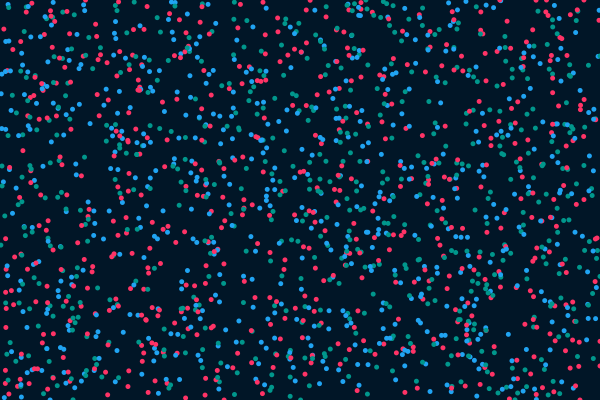
Frame 1 (no input)
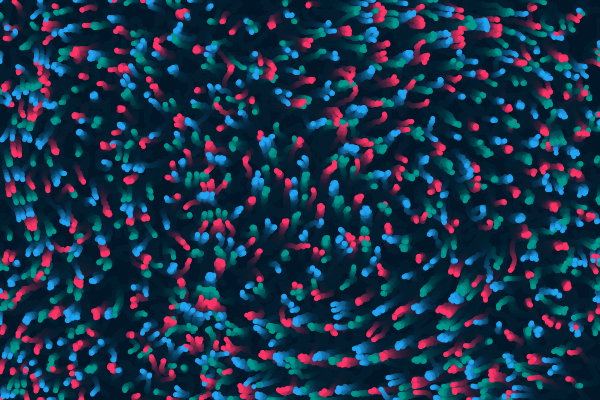
Frame 60 (the mouse pressed at the canvas centre just before this capture)
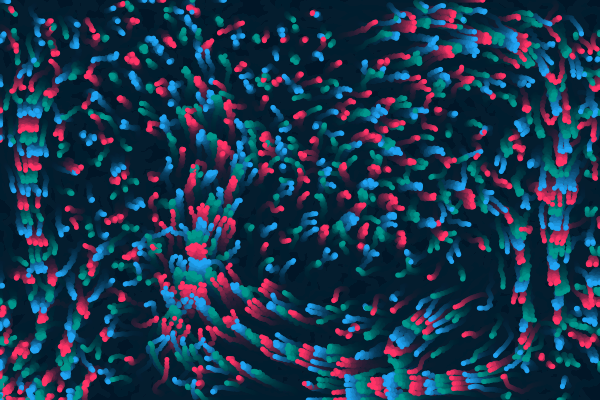
Frame 120 (the mouse held since frame 60 and released just before this capture)

The Processing sketch that drew these frames (run headless with seeded random() and noise(); from frame 60 on, the mouse is pressed at the canvas centre):

// Processing sketch: xx_particle_life
// ── xx_particle_life.pde
ArrayList<Particle> particles;
color[] COLORS = {#FF3366, #00978C, #20A4F3};
float[][] rules = {{-1, 0, 1},{1, -1, 0},{0, 1, -1}};
void setup() {
  size(600,400);
  background(#011627);
  particles = new ArrayList<Particle>();
  for (int i = 0; i < 1700; i++){
    PVector pos = new PVector(random(width),random(height));
    int col = int(random(COLORS.length));
    particles.add(new Particle(pos, col));
    noStroke();
  }
}

void draw() {
  fill(#011627,30);
  rect(0,0,width,height);
  
  for (int i = 0; i < particles.size(); i++){
    for (int j = 0; j < particles.size(); j++){
      if (i != j){
        particles.get(i).interactWith(particles.get(j));
      }
    }
    particles.get(i).applyForce();
    particles.get(i).limit();
    particles.get(i).display();
  }
}

void keyPressed() {
  if (key == ' ') {
    
  }
  if (key == 'r') {
    setup();
  }
}

class Particle{
  PVector p;
  PVector f;
  int     c;
  float   s = 40;
  
  Particle(PVector _position, int _color){
    this.p = _position;
    this.c = _color;
    this.f = new PVector();
  }
  void interactWith(Particle particle){
    float d = this.p.dist(particle.p);
    if (d <= this.s){
      PVector force = PVector.sub(particle.p,this.p);
      force.setMag(min(5/force.mag(),5));
      force.setMag(rules[this.c][particle.c]);
      this.f.add(force);
    }
  }
  void applyForce(){
  this.p.add(this.f);
  this.f.setMag(0);
  }
  
  void limit(){
    this.p.x = max(min(this.p.x,width),0);
    this.p.y = max(min(this.p.y,height),0);
  }
  void display(){
    fill(COLORS[this.c]);
    ellipse(this.p.x,this.p.y,5,5);
  }
}
